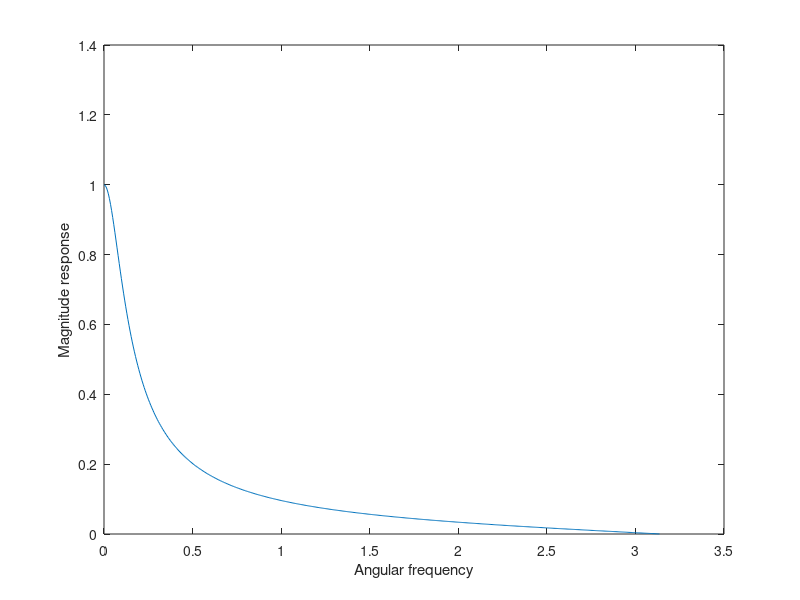

MATLAB code to generate this figure:
lb_num=[0.1 0.1];
lb_den=[2 -1.8];
[h_lb, w]=freqz(lb_num, lb_den);

plot(w, abs(h_lb));
xlabel('Angular frequency')
ylabel('Magnitude response')